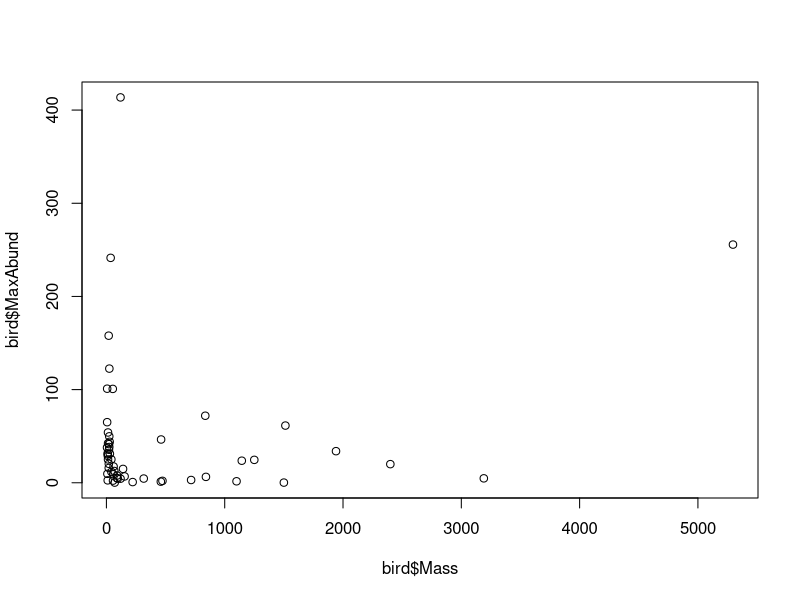
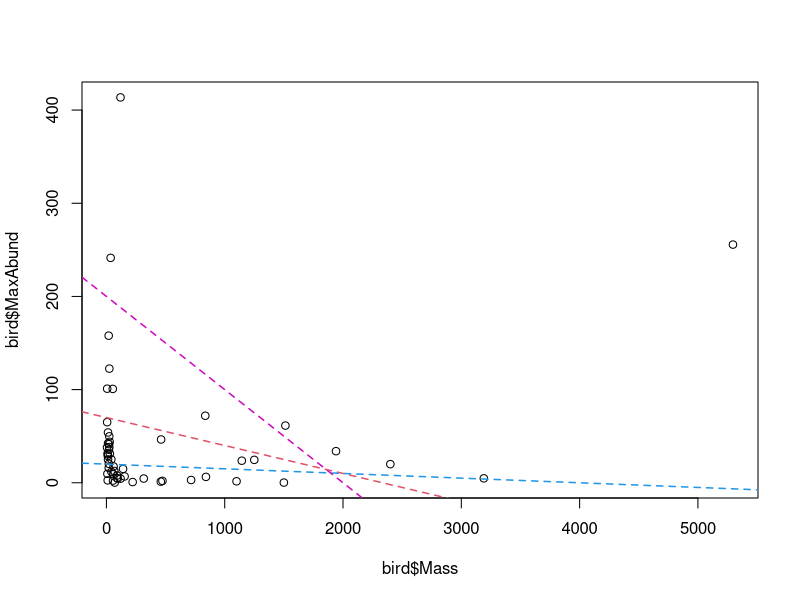

R code for these plots, in order:
## ---- chunk 1
# Importez le jeu de données "bidsdiet" et le sauver dans l'objet "bird"
bird <- read.csv("data/birdsdiet.csv", stringsAsFactors = TRUE)
## ---- chunk 2
# Explorez les variables du jeu de données "bird"
str(bird)
## ---- chunk 3
# Moyenne de l'abondance maximale observée
mean(bird$MaxAbund)
## ---- chunk 4
# Médiane de l'abondance maximale observée
median(bird$MaxAbund)
## ---- chunk 5
# Variance de l'abondance maximale observée
var(bird$MaxAbund)
## ---- chunk 6
# Écart type de l'abondance maximale observée
sd(bird$MaxAbund)
## ---- chunk 7
# Tracer la réponse en fonction du prédicteur
plot(bird$Mass, bird$MaxAbund)
## ---- chunk 8
plot(bird$Mass, bird$MaxAbund)
abline(coef = c(70, -.03),  lwd = 1.5, lty = 2, col = palette()[2])
abline(coef = c(20, -.005), lwd = 1.5, lty = 2, col = palette()[4])
abline(coef = c(200, -.1),  lwd = 1.5, lty = 2, col = palette()[6])
